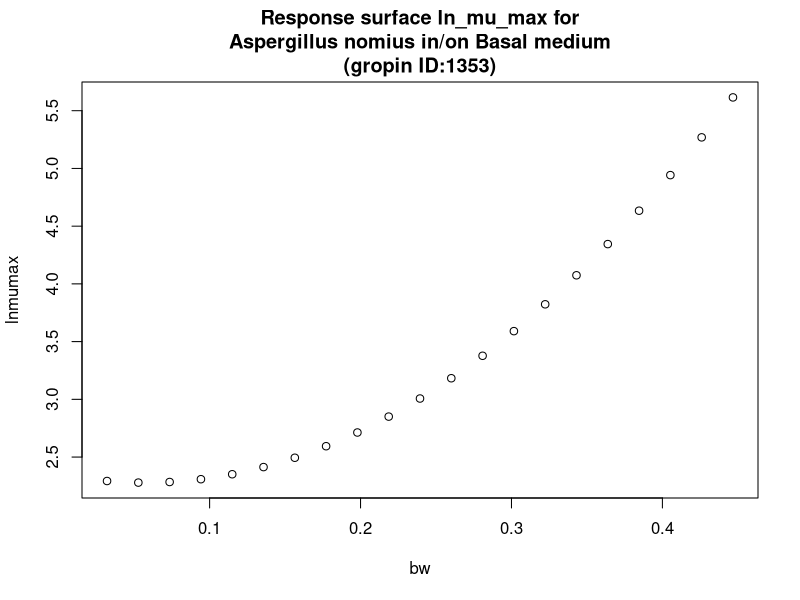

Source code (R):
#############################
# start of Parameter script
#############################
bw <- seq(0.032032,0.446753246753247,length.out=21)
#############################
# end of Parameter script
#############################
############################# 
# start of Model script Gropin ID 1353 
#############################
 
# constant coefficients for this model
 
variables <- data.frame(bw)
argumentsPar <- unique.data.frame(expand.grid(variables))
 
# heart of the model
response_surface <- function(bw) {
   mumax <-(2.351-2.531*bw+22.02*bw^2)

	return(mumax=mumax)
} 

# output parameters
responseSurface <- cbind(argumentsPar,response_surface(argumentsPar['bw']))
colnames(responseSurface) <- c(colnames(argumentsPar),'lnmumax')
#############################
# End of Model script
#############################
############################# 
# start of Visualisation script Gropin ID 1353 
#############################
titleText <-'Response surface ln_mu_max for
Aspergillus nomius in/on Basal medium
(gropin ID:1353)'
plot(bw,responseSurface$'lnmumax',xlab='bw',
                          ylab='lnmumax',main=titleText)
#############################
# End of Visualisation script
#############################
